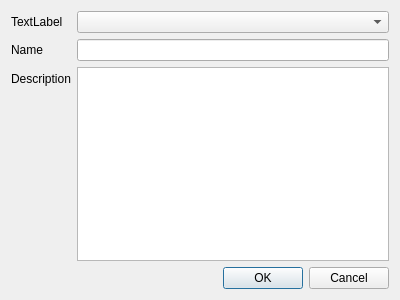
<?xml version="1.0" encoding="UTF-8"?>
<ui version="4.0">
 <class>NewNodeDialog</class>
 <widget class="QDialog" name="NewNodeDialog">
  <property name="geometry">
   <rect>
    <x>0</x>
    <y>0</y>
    <width>400</width>
    <height>300</height>
   </rect>
  </property>
  <property name="windowTitle">
   <string>New Node</string>
  </property>
  <layout class="QFormLayout" name="formLayout">
   <item row="1" column="0">
    <widget class="QLabel" name="name_label">
     <property name="text">
      <string>Name</string>
     </property>
    </widget>
   </item>
   <item row="1" column="1">
    <widget class="QLineEdit" name="name_lineEdit"/>
   </item>
   <item row="2" column="0">
    <widget class="QLabel" name="description_label">
     <property name="text">
      <string>Description</string>
     </property>
    </widget>
   </item>
   <item row="3" column="0" colspan="2">
    <widget class="QDialogButtonBox" name="buttonBox">
     <property name="orientation">
      <enum>Qt::Horizontal</enum>
     </property>
     <property name="standardButtons">
      <set>QDialogButtonBox::Cancel|QDialogButtonBox::Ok</set>
     </property>
    </widget>
   </item>
   <item row="2" column="1">
    <widget class="QPlainTextEdit" name="description_plainTextEdit"/>
   </item>
   <item row="0" column="1">
    <widget class="QComboBox" name="type_comboBox">
     <property name="sizePolicy">
      <sizepolicy hsizetype="Expanding" vsizetype="Fixed">
       <horstretch>0</horstretch>
       <verstretch>0</verstretch>
      </sizepolicy>
     </property>
    </widget>
   </item>
   <item row="0" column="0">
    <widget class="QLabel" name="type_label">
     <property name="text">
      <string>TextLabel</string>
     </property>
    </widget>
   </item>
  </layout>
 </widget>
 <tabstops>
  <tabstop>name_lineEdit</tabstop>
  <tabstop>description_plainTextEdit</tabstop>
  <tabstop>buttonBox</tabstop>
 </tabstops>
 <resources/>
 <connections>
  <connection>
   <sender>buttonBox</sender>
   <signal>accepted()</signal>
   <receiver>NewNodeDialog</receiver>
   <slot>accept()</slot>
   <hints>
    <hint type="sourcelabel">
     <x>248</x>
     <y>254</y>
    </hint>
    <hint type="destinationlabel">
     <x>157</x>
     <y>274</y>
    </hint>
   </hints>
  </connection>
  <connection>
   <sender>buttonBox</sender>
   <signal>rejected()</signal>
   <receiver>NewNodeDialog</receiver>
   <slot>reject()</slot>
   <hints>
    <hint type="sourcelabel">
     <x>316</x>
     <y>260</y>
    </hint>
    <hint type="destinationlabel">
     <x>286</x>
     <y>274</y>
    </hint>
   </hints>
  </connection>
 </connections>
</ui>
